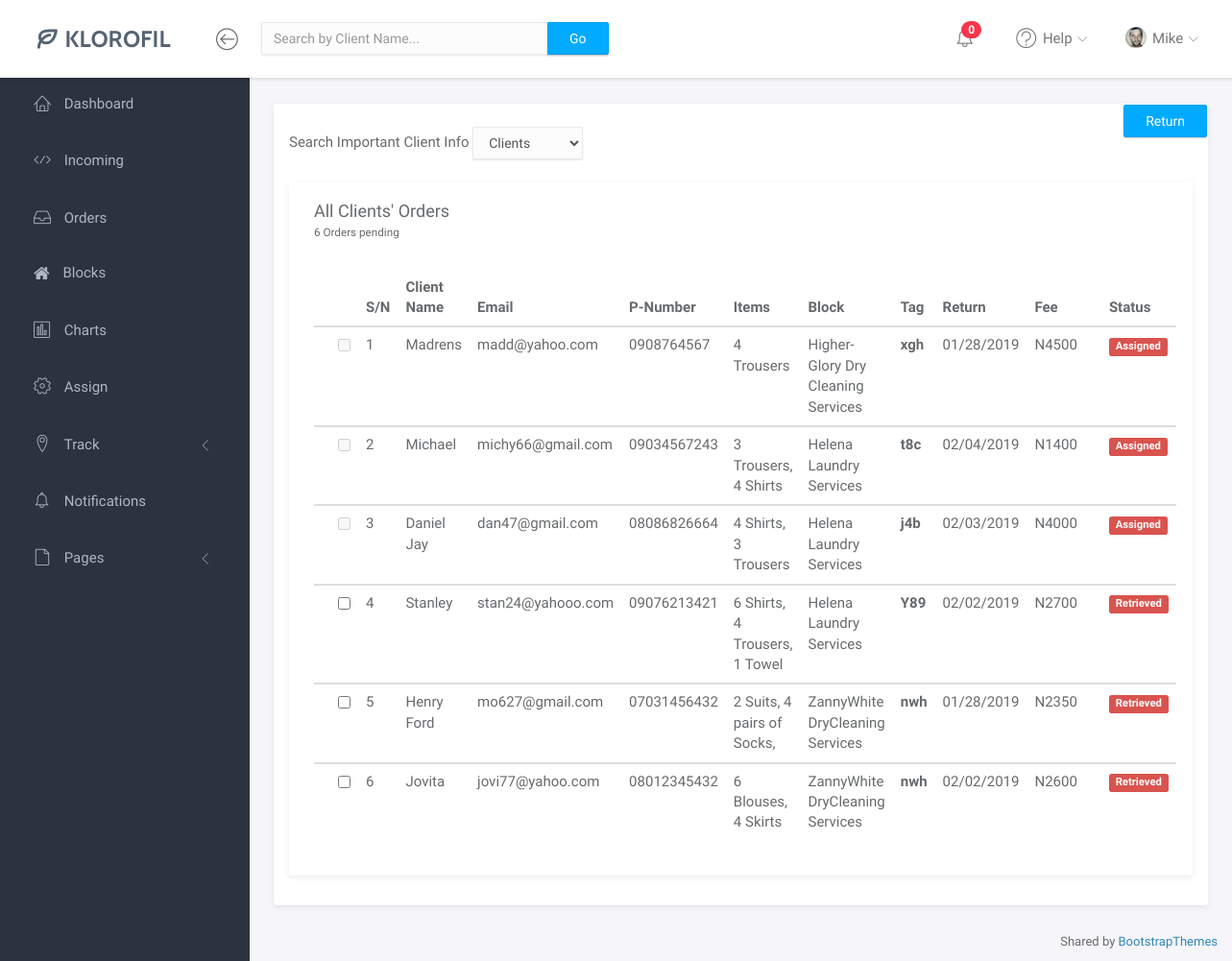
The app's page /admin/track_c.php (signed in), older data.
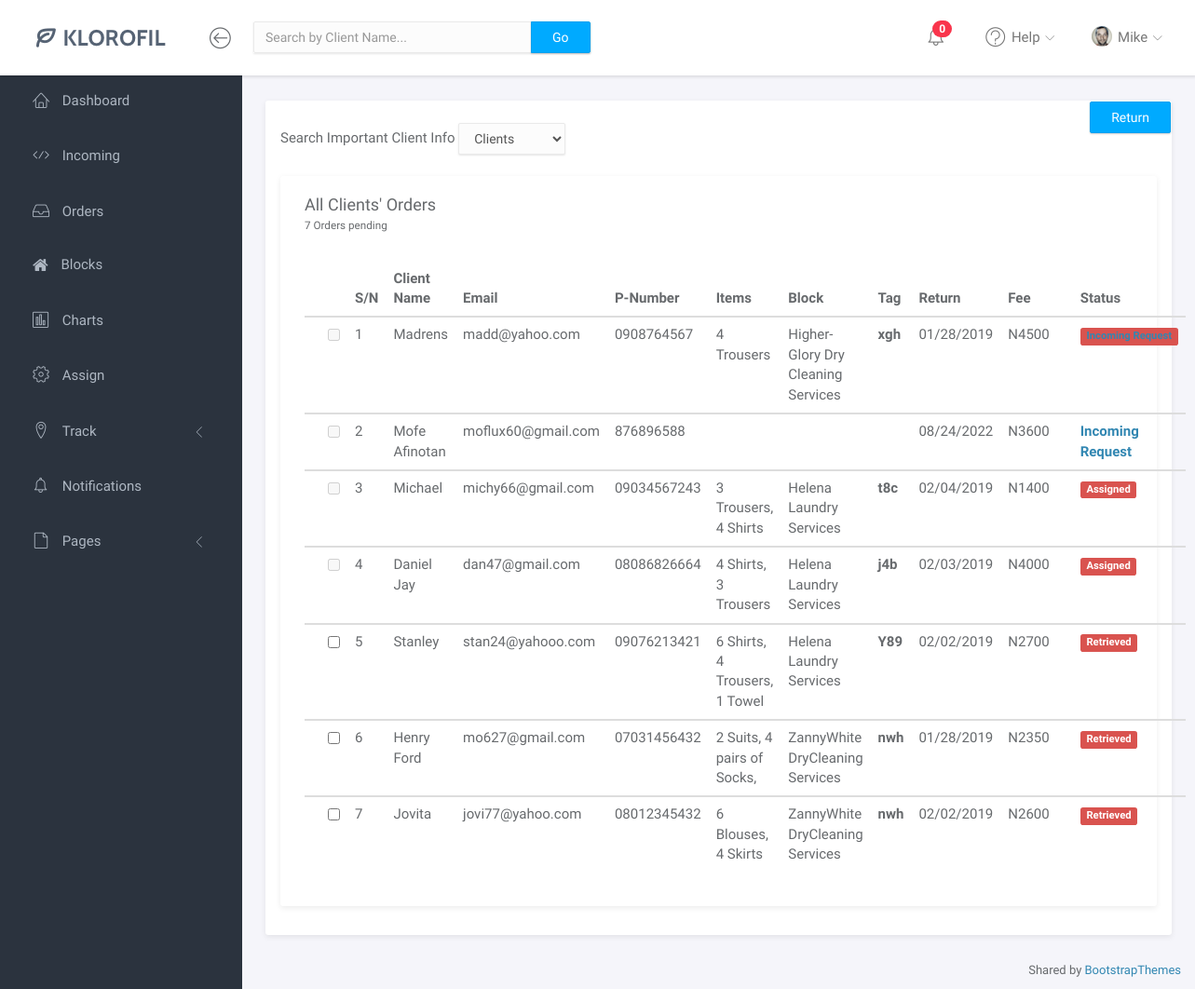
The same page, newer data.
### tables this page shows
CREATE TABLE IF NOT EXISTS `clients` (
  `O-ID` int NOT NULL AUTO_INCREMENT,
  `NAME` text NOT NULL,
  `EMAIL` text NOT NULL,
  `PNUMBER` varchar(20) NOT NULL,
  `ADDRESS` text NOT NULL,
  `PICKUP` text NOT NULL,
  `ITEMS` text NOT NULL,
  `SERVICE` text NOT NULL,
  `PAYMENT` int NOT NULL,
  `RETURN` text NOT NULL,
  `STATUS` int NOT NULL DEFAULT '0',
  PRIMARY KEY (`O-ID`)
);

CREATE TABLE IF NOT EXISTS `tagging` (
  `O-ID` int NOT NULL,
  `BLOCK` text NOT NULL,
  `ITEMS` text NOT NULL,
  `SERVICE` text NOT NULL,
  `TAG` varchar(3) NOT NULL,
  `DUE_DATE` date NOT NULL
);

### admin/track_c.php (the view, shortened to what this page needs)
<?php
include ("connect.php");
	?>
	<?php
	$fname=$_SESSION['fname'];
?>
<!doctype html>
<html lang="en">
<head>
	<link rel="stylesheet" href="assets/vendor/bootstrap/css/bootstrap.min.css">
	<link rel="stylesheet" href="assets/vendor/font-awesome/css/font-awesome.min.css">
	<link rel="stylesheet" href="assets/vendor/linearicons/style.css">
	<link rel="stylesheet" href="assets/css/main.css">
    <link rel="stylesheet" href="https://cdnjs.cloudflare.com/ajax/libs/chosen/1.8.7/chosen.css" />
</head>
<body>
	<div id="wrapper">
		<?php include ("navbar.php");?>
		<?php include ("sidebar.php");?>
		<div class="main">
			<div class="main-content">
				<div class="container-fluid">
					<div class="panel panel-profile">
						<div class="clearfix">
                           <form class="navbar-form navbar-left" method="post" enctype="multipart/form-data">
						   Search Important Client Info
							  <select class="form-control" id="myselect"  name="clients" onchange="showResult(this.value)">
							      <option value="">Clients</option>
							   </select><br>
				           </form>
							<form action="finish.php" method="post" enctype="multipart/form-data">
							<div class="pull-right">
							<input type="submit" class="btn btn-primary" name="finish" value="Return">
							</div>
							<br>
						    <div class="col-md-12">
							<div class="panel">
								<div class="panel-heading">
									<h3 class="panel-title">All Clients' Orders<br>
									<?php
							        $sql = "SELECT * FROM CLIENTS where `STATUS` < 4 ";
                                    if ($result = mysqli_query ($conn, $sql)){
	                                $rowcount = mysqli_num_rows ($result);
	                                echo ('<small>'.$rowcount." Orders pending".'</small>');
							   }
							    ?>
									</h3>
								</div>
								<div class="panel-body">
									<table class="table table-hover" id="myTable" >
										<thead>
											<tr>
											    <th></th>
												<th>S/N</th>
												<th>Client Name</th>
												<th>Email</th>
												<th>P-Number</th>
												<th>Items</th>
												<th>Block</th>
												<th>Tag</th>
												<th>Return</th>
												<th>Fee</th>
												<th>Status</th>
											</tr>
										</thead>
										<?php
										$i = 0;
										$sql = 'SELECT * FROM clients LEFT JOIN TAGGING ON clients.`O-ID` = tagging.`O-ID` AND tagging.`ITEMS` order by status;';
                                        $result = mysqli_query($conn, $sql);
                                        if (mysqli_num_rows($result) > 0) {
                                        while($row = mysqli_fetch_assoc($result)) {
										$status = $row['STATUS'];
										$date = $row['RETURN'];
										$return = date( 'Y-m-d', strtotime($date ));
								        $now = date('Y-m-d')
                                        ?>
										<tbody>
											<tr>
											    <td><input type="checkbox" name="id[]" onclick="toggle_highlight(this)" value="<?php echo $row['O-ID']?>" <?php if ($status != 3) echo "disabled"; ?> ></td>
											    <td><?php echo ++$i; ?></td>
								                <td><?php echo $row['NAME']; ?></td>
												<td><?php echo $row['EMAIL']; ?></td>
												<td><?php echo $row['PNUMBER']; ?></td>
												<td><?php echo $row['ITEMS']; ?></td>
												<td><?php echo $row['BLOCK']; ?></td>
												<td><b><?php echo $row['TAG']; ?></b></td>
												<td><?php echo $row['RETURN']; ?></td>
												<td><?php echo "N".$row['PAYMENT']; ?></td>
												<td><span class="<?php if($now >= $return && $status < 4){echo "label label-danger";} else{
												               if ($status == 4){echo "label label-success";}
															   if ($status == 3){echo "label label-primary";}
															   if ($status == 2){echo "label label-warning";}
															   if ($status == 1){echo "label label-info";}
												}
												?>"><?php
												     if ($status == 0){echo '<a href="Incoming.php">'.'<b>'."Incoming Request".'</b>'.'</a>';}
													 if ($status == 2){echo '<b>'."Assigned".'<b>';}
												     if ($status == 3){echo '<b>'."Retrieved".'<b>';}
												    ?>
												</span>
												</td>
											</tr>
										</tbody>
										<?php
                                        }
                                    } else {
                                       echo '0 results';
									}
                                    ?>
									</table>
								</div>
							</div>
						</div><br>
						</form>
						</div>
					</div>
				</div>
			</div>
		</div>
		<footer>
			<div class="container-fluid">
				<p class="copyright">Shared by <i class="fa fa-love"></i><a href="https://bootstrapthemes.co">BootstrapThemes</a>
</p>
			</div>
		</footer>
	</div>
</body>
</html>

### admin/navbar.php (shortened to what this page needs)
<nav class="navbar navbar-default navbar-fixed-top">
	<div class="brand">
		<a href="dashboard.php"><img src="assets/img/logo-dark.png" alt="Klorofil Logo" class="img-responsive logo"></a>
	</div>
	<div class="container-fluid">
		<div class="navbar-btn">
			<button type="button" class="btn-toggle-fullwidth"><i class="lnr lnr-arrow-left-circle"></i></button>
		</div>
		<form class="navbar-form navbar-left" method="post" enctype="multipart/form-data">
			<div class="input-group">
				<input type="text" name="search" value="" size="30"  id="myInput"  onkeyup="myFunction()" class="form-control" placeholder="Search <?php
				if (basename($_SERVER['PHP_SELF'], '.php')== 'dashboard')echo ("dashboard");
                      if (basename($_SERVER['PHP_SELF'], '.php')== 'Incoming')echo ("by Client Name");
                      if (basename($_SERVER['PHP_SELF'], '.php')== 'laundry_admin')echo ("by Client Name");
                      if (basename($_SERVER['PHP_SELF'], '.php')== 'blocks')echo ("by Block Name");
                      if (basename($_SERVER['PHP_SELF'], '.php')== 'assign')echo ("by Service");
                      if (basename($_SERVER['PHP_SELF'], '.php')== 'track_b')echo ("by Tag");
                      if (basename($_SERVER['PHP_SELF'], '.php')== 'track_c')echo ("by Client Name");
                      ?>...">
				<span class="input-group-btn"><button type="button"  data-toggle="modal" data-target="#info" class="btn btn-primary">Go</button></span>
			</div>
		</form>
		<div id="navbar-menu">
			<ul class="nav navbar-nav navbar-right">
				<li class="dropdown">
					<a href="#" onclick="hide()" class="dropdown-toggle icon-menu" data-toggle="dropdown">
						<span class="badge bg-danger" id="new" ><?php
					   $sql = "SELECT * FROM notifications WHERE `VIEW` = 0";
                             if ($result = mysqli_query ($conn, $sql)){
                          $rowcount = mysqli_num_rows ($result);
                          echo $rowcount;
					   }
					    ?>
						</span>
					</a>
				</li>
				<li class="dropdown">
					<a href="#" class="dropdown-toggle" data-toggle="dropdown"><i class="lnr lnr-question-circle"></i> <span>Help</span> <i class="icon-submenu lnr lnr-chevron-down"></i></a>
				</li>
				<li class="dropdown">
					<a href="#" class="dropdown-toggle" data-toggle="dropdown"><img src="assets/img/user.png" class="img-circle" alt="Avatar"> <span><?php echo $fname; ?></span> <i class="icon-submenu lnr lnr-chevron-down"></i></a>
				</li>
			</ul>
		</div>
	</div>
</nav>

### admin/sidebar.php (shortened to what this page needs)
<div id="sidebar-nav" class="sidebar">
	<div class="sidebar-scroll">
		<nav>
			<ul class="nav">
				<li><a href="dashboard.php" class="<?php if (basename($_SERVER['PHP_SELF'], '.php')== 'dashboard')echo ("active"); ?>"><i class="lnr lnr-home"></i> <span>Dashboard</span></a></li>
				<li><a href="Incoming.php" class="<?php if (basename($_SERVER['PHP_SELF'], '.php')== 'Incoming')echo ("active"); ?>"><i class="lnr lnr-code"></i> <span>Incoming</span></a></li>
				<li><a href="laundry_admin.php" class="<?php if (basename($_SERVER['PHP_SELF'], '.php')== 'laundry_admin')echo ("active"); ?>"><i class="lnr lnr-inbox"></i> <span>Orders</span></a></li>
				<li><a href="blocks.php" class="<?php if (basename($_SERVER['PHP_SELF'], '.php')== 'blocks')echo ("active"); ?>"><i class="fa fa-home"></i> <span>Blocks</span></a></li>
				<li><a href="charts.php" class="<?php if (basename($_SERVER['PHP_SELF'], '.php')== 'charts')echo ("active"); ?>"><i class="lnr lnr-chart-bars"></i> <span>Charts</span></a></li>
				<li><a href="assign.php" class="<?php if (basename($_SERVER['PHP_SELF'], '.php')== 'assign')echo ("active"); ?>"><i class="lnr lnr-cog"></i> <span>Assign</span></a></li>
				<li>
					<a href="#subPages2" data-toggle="collapse" class="collapsed"><i class="lnr lnr-map-marker"></i> <span>Track</span> <i class="icon-submenu lnr lnr-chevron-left"></i></a>
				</li>
				<li><a href="notifications.php" class="<?php if (basename($_SERVER['PHP_SELF'], '.php')== 'notifications')echo ("active"); ?>"><i class="lnr lnr-alarm"></i> <span>Notifications</span></a></li>
				<li>
					<a href="#subPages" data-toggle="collapse" class="collapsed"><i class="lnr lnr-file-empty"></i> <span>Pages</span> <i class="icon-submenu lnr lnr-chevron-left"></i></a>
				</li>
			</ul>
		</nav>
	</div>
</div>

Row changes from the older to the newer data that the page shows:
changed clients "Madrens": no longer shows "Assigned"
added clients: NAME "Mofe Afinotan", EMAIL "moflux60@gmail.com", PNUMBER "876896588", RETURN "08/24/2022", PAYMENT "3600", shows "Incoming Request"
Text that changed along with them:
$rowcount: "6" → "7"
